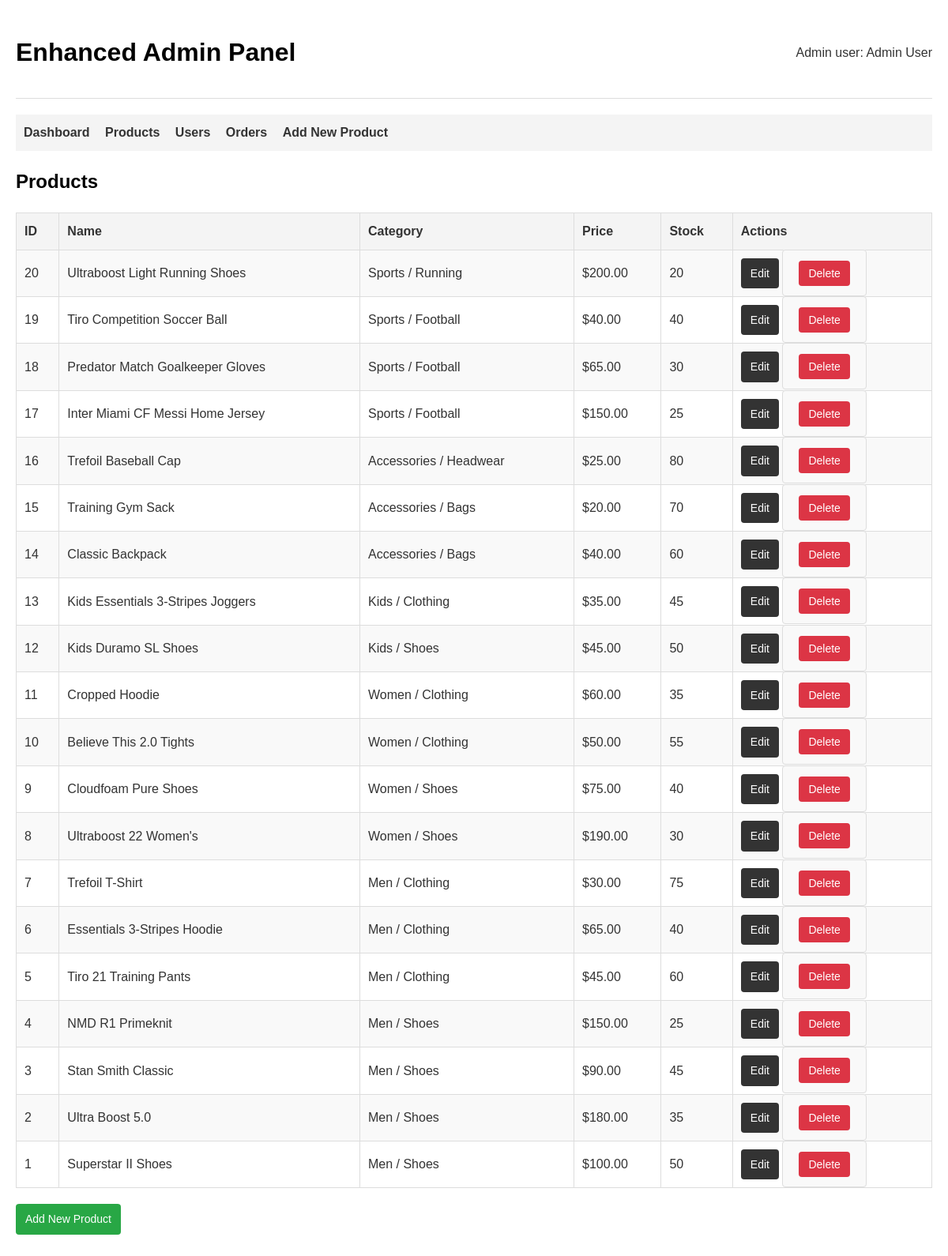
/enhanced_admin.php?action=products, run on the app's committed database.
### tables this page shows
CREATE TABLE `users` (
  `id` int(11) NOT NULL,
  `first_name` varchar(100) NOT NULL,
  `last_name` varchar(100) NOT NULL,
  `email` varchar(255) NOT NULL,
  `phone` varchar(20) DEFAULT NULL,
  `password` varchar(255) NOT NULL,
  `is_admin` tinyint(1) NOT NULL DEFAULT 0,
  `created_at` timestamp NOT NULL DEFAULT current_timestamp(),
  `updated_at` timestamp NOT NULL DEFAULT current_timestamp() ON UPDATE current_timestamp()
);

CREATE TABLE `products` (
  `id` int(11) NOT NULL,
  `name` varchar(255) NOT NULL,
  `description` text DEFAULT NULL,
  `price` decimal(10,2) NOT NULL,
  `category` varchar(100) NOT NULL,
  `subcategory` varchar(100) DEFAULT NULL,
  `image` varchar(255) DEFAULT NULL,
  `stock` int(11) NOT NULL DEFAULT 0,
  `created_at` timestamp NOT NULL DEFAULT current_timestamp(),
  `updated_at` timestamp NOT NULL DEFAULT current_timestamp() ON UPDATE current_timestamp()
);

### enhanced_admin.php (the view, shortened to what this page needs)
<?php
$db_host = 'localhost';
$db_name = 'adidas_store';
$db_user = 'root';
$db_pass = '';
$action = isset($_GET['action']) ? $_GET['action'] : 'dashboard';
try {
    $conn = new PDO("mysql:host=$db_host;dbname=$db_name", $db_user, $db_pass);
    $conn->setAttribute(PDO::ATTR_ERRMODE, PDO::ERRMODE_EXCEPTION);
    $stmt = $conn->query("SELECT * FROM users WHERE email = 'admin@example.com' AND is_admin = 1");
    $admin = $stmt->fetch(PDO::FETCH_ASSOC);
    echo '<!DOCTYPE html>
    <html lang="en">
    <head>
    </head>
    <body>
        <div class="container">
            <div class="header">
                <h1>Enhanced Admin Panel</h1>
                <div>
                    <p>Admin user: ' . htmlspecialchars($admin['first_name'] . ' ' . $admin['last_name']) . '</p>
                </div>
            </div>
            <div class="nav">
                <a href="?action=dashboard">Dashboard</a>
                <a href="?action=products">Products</a>
                <a href="?action=users">Users</a>
                <a href="?action=orders">Orders</a>
                <a href="?action=add_product">Add New Product</a>
            </div>';
    if ($action === 'dashboard') {
        $userCount = $conn->query("SELECT COUNT(*) FROM users")->fetchColumn();
        $productCount = $conn->query("SELECT COUNT(*) FROM products")->fetchColumn();
        $orderCount = $conn->query("SELECT COUNT(*) FROM orders")->fetchColumn();
        $revenue = $conn->query("SELECT SUM(total_amount) FROM orders WHERE status != 'cancelled'")->fetchColumn() ?: 0;
        echo '<h2>Dashboard</h2>
        <div style="display: flex; justify-content: space-between; margin-bottom: 20px;">
            <div style="flex: 1; background: #f4f4f4; padding: 20px; margin-right: 10px; text-align: center;">
                <h3>' . $userCount . '</h3>
                <p>Total Users</p>
            </div>
            <div style="flex: 1; background: #f4f4f4; padding: 20px; margin-right: 10px; text-align: center;">
                <h3>' . $productCount . '</h3>
                <p>Total Products</p>
            </div>
            <div style="flex: 1; background: #f4f4f4; padding: 20px; margin-right: 10px; text-align: center;">
                <h3>' . $orderCount . '</h3>
                <p>Total Orders</p>
            </div>
            <div style="flex: 1; background: #f4f4f4; padding: 20px; text-align: center;">
                <h3>$' . number_format($revenue, 2) . '</h3>
                <p>Total Revenue</p>
            </div>
        </div>';
        $stmt = $conn->query("
            SELECT o.id, o.total_amount, o.status, o.created_at, u.first_name, u.last_name
            FROM orders o
            JOIN users u ON o.user_id = u.id
            ORDER BY o.created_at DESC
            LIMIT 5
        ");
        $recentOrders = $stmt->fetchAll(PDO::FETCH_ASSOC);
        echo '<h3>Recent Orders</h3>';
        if (count($recentOrders) > 0) {
            echo '<table>
                <tr>
                    <th>Order ID</th>
                    <th>Customer</th>
                    <th>Amount</th>
                    <th>Status</th>
                    <th>Date</th>
                    <th>Actions</th>
                </tr>';
            foreach ($recentOrders as $order) {
                echo '<tr>
                    <td>#' . $order['id'] . '</td>
                    <td>' . htmlspecialchars($order['first_name'] . ' ' . $order['last_name']) . '</td>
                    <td>$' . number_format($order['total_amount'], 2) . '</td>
                    <td>' . ucfirst($order['status']) . '</td>
                    <td>' . date('M j, Y', strtotime($order['created_at'])) . '</td>
                    <td><a href="?action=view_order&id=' . $order['id'] . '" class="btn">View</a></td>
                </tr>';
            }
            echo '</table>';
        } else {
            echo '<p>No recent orders found.</p>';
        }
        $stmt = $conn->query("
            SELECT id, name, stock
            FROM products
            WHERE stock < 10
            ORDER BY stock ASC
            LIMIT 5
        ");
        $lowStockProducts = $stmt->fetchAll(PDO::FETCH_ASSOC);
        echo '<h3>Low Stock Products</h3>';
        if (count($lowStockProducts) > 0) {
            echo '<table>
                <tr>
                    <th>ID</th>
                    <th>Product</th>
                    <th>Stock</th>
                    <th>Actions</th>
                </tr>';
            foreach ($lowStockProducts as $product) {
                echo '<tr>
                    <td>' . $product['id'] . '</td>
                    <td>' . htmlspecialchars($product['name']) . '</td>
                    <td>' . ($product['stock'] == 0 ? '<span style="color: red;">Out of Stock</span>' : $product['stock']) . '</td>
                    <td><a href="?action=edit_product&id=' . $product['id'] . '" class="btn">Edit</a></td>
                </tr>';
            }
            echo '</table>';
        } else {
            echo '<p>No low stock products found.</p>';
        }
    }
    elseif ($action === 'products') {
        echo '<h2>Products</h2>';
        $stmt = $conn->query("SELECT * FROM products ORDER BY id DESC");
        $products = $stmt->fetchAll(PDO::FETCH_ASSOC);
        if (count($products) > 0) {
            echo '<table>
                <tr>
                    <th>ID</th>
                    <th>Name</th>
                    <th>Category</th>
                    <th>Price</th>
                    <th>Stock</th>
                    <th>Actions</th>
                </tr>';
            foreach ($products as $product) {
                echo '<tr>
                    <td>' . $product['id'] . '</td>
                    <td>' . htmlspecialchars($product['name']) . '</td>
                    <td>' . htmlspecialchars($product['category']) . ' / ' . htmlspecialchars($product['subcategory']) . '</td>
                    <td>$' . number_format($product['price'], 2) . '</td>
                    <td>' . $product['stock'] . '</td>
                    <td class="actions">
                        <a href="?action=edit_product&id=' . $product['id'] . '" class="btn">Edit</a>
                        <form method="post" style="display: inline;" onsubmit="return confirm(\'Are you sure you want to delete this product?\');">
                            <input type="hidden" name="product_action" value="delete">
                            <input type="hidden" name="product_id" value="' . $product['id'] . '">
                            <button type="submit" class="btn btn-danger">Delete</button>
                        </form>
                    </td>
                </tr>';
            }
            echo '</table>';
        } else {
            echo '<p>No products found.</p>';
        }
        echo '<p><a href="?action=add_product" class="btn btn-success">Add New Product</a></p>';
    }
    echo '</div>
    </body>
    </html>';
} catch (PDOException $e) {
    echo '<h1>Database Error</h1>';
    echo '<p>Error: ' . $e->getMessage() . '</p>';
    echo '<p>Make sure your database connection details are correct.</p>';
    echo '<h2>Database Connection Details</h2>';
    echo '<p>Host: ' . $db_host . '</p>';
    echo '<p>Database: ' . $db_name . '</p>';
    echo '<p>Username: ' . $db_user . '</p>';
    echo '<p>Password: ' . str_repeat('*', strlen($db_pass)) . '</p>';
}
?>

### enhanced_admin.php (style rules this page uses)
body { font-family: Arial, sans-serif; line-height: 1.6; margin: 0; padding: 20px; color: #333; }
h1, h2, h3 { color: #000; }
.container { max-width: 1200px; margin: 0 auto; }
.header { display: flex; justify-content: space-between; align-items: center; margin-bottom: 20px; padding-bottom: 10px; border-bottom: 1px solid #ddd; }
.nav { background: #f4f4f4; padding: 10px; margin-bottom: 20px; }
.nav a { margin-right: 15px; text-decoration: none; color: #333; font-weight: bold; }
table { width: 100%; border-collapse: collapse; margin-bottom: 20px; }
table, th, td { border: 1px solid #ddd; }
th, td { padding: 10px; text-align: left; }
th { background-color: #f4f4f4; }
tr:nth-child(even) { background-color: #f9f9f9; }
.btn { display: inline-block; padding: 8px 12px; background: #333; color: white; border: none; cursor: pointer; text-decoration: none; font-size: 14px; border-radius: 4px; }
.btn-danger { background: #dc3545; }
.btn-success { background: #28a745; }
form { background: #f9f9f9; padding: 20px; border: 1px solid #ddd; border-radius: 4px; }
.actions { white-space: nowrap; }

### data on the page
users: first_name+last_name "Admin User"
products: id "20", name "Ultraboost Light Running Shoes", category "Sports", subcategory "Running", price "200.00", stock "20"
products: id "19", name "Tiro Competition Soccer Ball", category "Sports", subcategory "Football", price "40.00", stock "40"
products: id "18", name "Predator Match Goalkeeper Gloves", category "Sports", subcategory "Football", price "65.00", stock "30"
products: id "17", name "Inter Miami CF Messi Home Jersey", category "Sports", subcategory "Football", price "150.00", stock "25"
products: id "16", name "Trefoil Baseball Cap", category "Accessories", subcategory "Headwear", price "25.00", stock "80"
products: id "15", name "Training Gym Sack", category "Accessories", subcategory "Bags", price "20.00", stock "70"
products: id "14", name "Classic Backpack", category "Accessories", subcategory "Bags", price "40.00", stock "60"
products: id "13", name "Kids Essentials 3-Stripes Joggers", category "Kids", subcategory "Clothing", price "35.00", stock "45"
products: id "12", name "Kids Duramo SL Shoes", category "Kids", subcategory "Shoes", price "45.00", stock "50"
products: id "11", name "Cropped Hoodie", category "Women", subcategory "Clothing", price "60.00", stock "35"
products: id "10", name "Believe This 2.0 Tights", category "Women", subcategory "Clothing", price "50.00", stock "55"
products: id "9", name "Cloudfoam Pure Shoes", category "Women", subcategory "Shoes", price "75.00", stock "40"
products: id "8", name "Ultraboost 22 Women's", category "Women", subcategory "Shoes", price "190.00", stock "30"
products: id "7", name "Trefoil T-Shirt", category "Men", subcategory "Clothing", price "30.00", stock "75"
products: id "6", name "Essentials 3-Stripes Hoodie", category "Men", subcategory "Clothing", price "65.00", stock "40"
products: id "5", name "Tiro 21 Training Pants", category "Men", subcategory "Clothing", price "45.00", stock "60"
products: id "4", name "NMD R1 Primeknit", category "Men", subcategory "Shoes", price "150.00", stock "25"
products: id "3", name "Stan Smith Classic", category "Men", subcategory "Shoes", price "90.00", stock "45"
products: id "2", name "Ultra Boost 5.0", category "Men", subcategory "Shoes", price "180.00", stock "35"
products: id "1", name "Superstar II Shoes", category "Men", subcategory "Shoes", price "100.00", stock "50"
